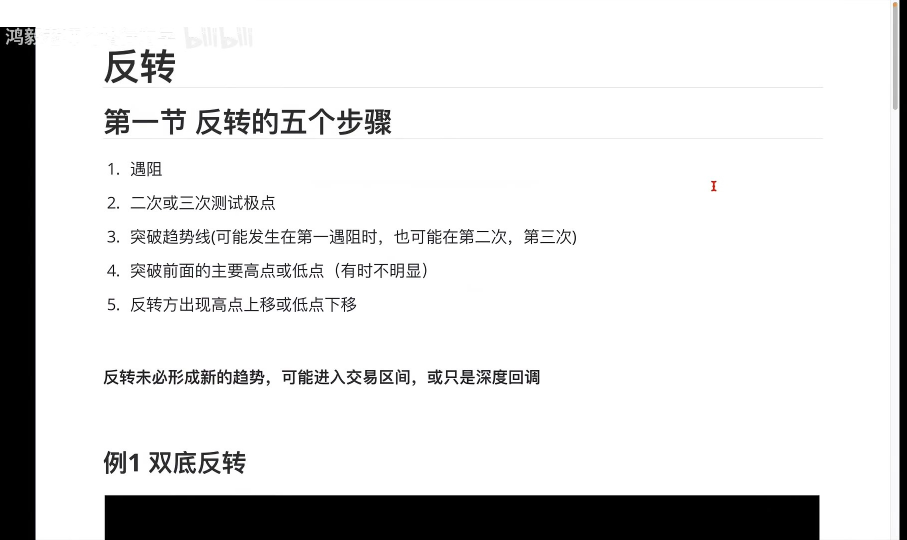
#> input picture examples/标杆课件_反转五步骤/frames_clean/V001.jpg, 1813 x 1080 px (shown at 1/2 size); its folder holds only this picture in this run
$ python -i pipeline_ops.py   (imports and definitions only)
#> lines starting #> are read from the running program, lines starting #| are printed output that depends on the picture; after the words box and inside, x2 and y2 are one past the last pixel; in counts of white or black regions, pixels touching at a corner belong together
### webapp/core/config.py
#!/usr/bin/env python3
"""系统配置 —— 所有可调参数集中在此。

优先级：环境变量 > webapp/config.json > 本文件默认值
"""
import json
import os
import shutil
import sys

# 仓库根目录（由文件位置推导，避免硬编码本机路径）
ROOT = os.path.dirname(os.path.dirname(os.path.dirname(os.path.abspath(__file__))))


WEB = os.path.join(ROOT, "webapp")
CONFIG_JSON = os.path.join(WEB, "config.json")


# 解释器能力校验缓存：{(interpreter, module): bool}
_MODULE_CACHE = {}


def _tool(env_name, *candidates, prefer="path", require_module=None):
    """外部工具定位。

    prefer="path"   → 环境变量 > PATH > 已知安装位置（ffmpeg / yt-dlp 这类独立工具）
    prefer="known"  → 环境变量 > 已知安装位置 > PATH（**解释器必须这样**）

    ★ 为什么解释器不能 PATH 优先：PATH 里的 python3 未必装了项目需要的包。
      实测踩过：PATH 的 python3 没有 faster_whisper，而 ASR 用它跑 → 直接 rc=1 失败。
      所以解释器一律"已知安装位置优先"，并且用 require_module 做能力校验，
      选一个真能 import 到目标模块的。

    require_module：给定则只接受能 import 该模块的解释器。
    """
    v = os.environ.get(env_name)
    if v and (not require_module or _has_module(v, require_module)):
        return v
    cands = list(candidates)
    if prefer == "path":
        found = [shutil.which(c) for c in cands]
        cands = [p for p in found if p] + [c for c in cands if not os.path.isabs(c)]
    for c in cands:
        if not c:
            continue
        p = c if os.path.isabs(c) else (shutil.which(c) or c)
        if not os.path.exists(p):
            continue
        if require_module and not _has_module(p, require_module):
            continue
        return p
    # 都没命中：退回第一个可用候选（报错时提示用）
    for c in cands:
        if c and os.path.exists(c):
            return c
    return cands[0] if cands else ""


def _has_module(interpreter, module):
    """解释器能否 import 某个模块（带缓存，避免每次都起进程）。"""
    if not interpreter or not os.path.exists(interpreter):
        return False
    key = (interpreter, module)
    if key in _MODULE_CACHE:
        return _MODULE_CACHE[key]
    try:
        import subprocess
        r = subprocess.run([interpreter, "-c", f"import {module}"],
                           capture_output=True, timeout=60)
        ok = (r.returncode == 0)
    except Exception:
        ok = False
    _MODULE_CACHE[key] = ok
    return ok


DEFAULTS = {
    # 路径
    "work_dir": os.path.join(ROOT, "work"),
    "uploads_dir": os.path.join(ROOT, "work", "uploads"),
    "projects_dir": os.path.join(ROOT, "work", "projects"),
    "outputs_dir": os.path.join(ROOT, "outputs"),
    "logs_dir": os.path.join(ROOT, "logs"),
    "models_dir": os.path.join(ROOT, "work", "models"),

    # 工具链（可被环境变量覆盖：FEIMAN_FFMPEG / FEIMAN_YTDLP / FEIMAN_PYTHON_ASR / FEIMAN_PYTHON）
    "ffmpeg": _tool("FEIMAN_FFMPEG", "ffmpeg",
                    "/Users/mac/.workbuddy/binaries/python/versions/3.14.3/lib/"
                    "python3.14/site-packages/imageio_ffmpeg/binaries/ffmpeg-macos-x86_64-v7.1"),
    "yt_dlp": _tool("FEIMAN_YTDLP", "yt-dlp",
                    "/Users/mac/.workbuddy/binaries/python/envs/default/bin/yt-dlp"),
    # ★ 解释器：已知安装位置优先，且必须真的能 import faster_whisper
    #   （PATH 的 python3 通常没装这个包，用它跑 ASR 会直接 rc=1）
    "python_asr": _tool("FEIMAN_PYTHON_ASR",
                        "/Users/mac/.workbuddy/binaries/python/envs/default/bin/python3",
                        "python3", prefer="known", require_module="faster_whisper"),
    "python_main": _tool("FEIMAN_PYTHON",
                         "/Users/mac/.workbuddy/binaries/python/envs/default/bin/python3",
                         sys.executable, prefer="known", require_module="numpy"),

    # ASR（本地离线）
    "asr_model": "small",          # tiny/base/small/medium/large-v3
    "asr_device": "cpu",
    "asr_compute_type": "int8",
    "asr_beam_size": 1,
    "hf_endpoint": "https://hf-mirror.com",

    # work/ 暂存区清理（见 webapp/core/cleanup.py）
    # 上传的录屏（~760M）+ 抽帧（~1100 张/任务）会持续堆积，实测三天到 6.5G。
    "cleanup": {
        "enabled": True,
        "keep_days": 7,         # 任务目录里的大件保留天数（超龄才删）
        "max_work_gb": 8,       # work/ 总量水位线（超了从最老任务整目录删）
        "interval_hours": 6,    # 自动触发间隔（服务启动 + 任务收尾时检查）
    },

    # LLM（OpenAI 兼容协议；小米 MiMo / DeepSeek / OpenAI 等通用）
    # 唯一规则：有小米（双通道 ch1/ch2 任一可达）→ 用小米；无小米 → 直接报错，绝不静默降级。
    "llm_base_url": os.environ.get("LLM_BASE_URL", ""),
    "llm_api_key": os.environ.get("LLM_API_KEY", ""),
    "llm_model": os.environ.get("LLM_MODEL", "mimo-v2.6-pro"),
    # 备用通道（例如主通道是 Token Plan、备用是按量付费）
    "llm2_base_url": os.environ.get("LLM2_BASE_URL", ""),
    "llm2_api_key": os.environ.get("LLM2_API_KEY", ""),
    "llm2_model": os.environ.get("LLM2_MODEL", "mimo-v2.6-pro"),
    "llm_timeout": 180,
    "llm_max_tokens": 8000,
    # 讲课稿一次要写完整篇（≈5600~10000 汉字 ≈ 8000~14000 token），
    # 用通用 8000 会被**截断**（实测：稿子在"——好，"处断掉，尾部收尾段/动作清单全丢，
    # 而流水线照样出稿、不报错）。所以成稿调用单独给大预算。
    "script_max_tokens": 20000,
    "script_max_tokens_retry": 32000,
    "llm_temperature": 0.7,

    # 离线引擎（ch3 本地确定性引擎）。默认 False = 关闭。
    # 关闭时：无小米 → 直接报错（唯一规则）。
    # 显式设为 True 时：无小米才退化为 ch3 本地引擎（离线、无需 key）。
    # 注意：这不是默认行为，默认就是"无小米就报错"。
    "offline_engine": False,

    # 讲课稿规格
    # ★ 时长口径 = **单期**：单期口播 5~8 分钟。
    #   2026-10-24 用户定调是"单期 8-10 分钟"，但那是愿景值——原始第一期稿实测
    #   1296 字 = 5.4 分钟/期，从未达到 8 分钟。2026-10-27 对齐到实际产出（5~8 分钟/期），
    #   与原始标杆同一量级；整篇课件时长 = 期数 × 单期时长。
    "script_target_min": 5,         # 单期目标下限（分钟）
    "script_target_max": 8,         # 单期目标上限（分钟）
    "script_speed_cpm": 240,         # 语速基准 字/分
    "style_preset": "zhangxuefeng",  # 风格预设
    "style_intensity": 3,            # 1 轻度 / 2 中度 / 3 重度

    # 抽帧自适应 —— 画面张数由内容涌现，**不设固定张数**。
    # 规则：①同一屏画面只留一张（视觉距离 < 阈值即判同屏，保留墨迹量最高的那张）
    #      ②每期至少 1 张（期级覆盖，防课件稀疏）
    #      ③不设总数上限 —— 上限天然等于段数
    "frame_dedupe_th": 0.03,         # 同屏判定阈值。由 scripts/analyze_frame_diversity.py 实测标定：
                                     # 噪声地板 0.022（光标/标注造成的微差）之上、下一档 0.035 之下
    "frame_min_per_part": 1,        # 每期保底张数
    "max_diagrams": 8,               # 自制图安全上限（仅防 LLM 过度标记，非目标值）
    "max_diagrams_doc": 15,          # 文档来源的安全上限（文档无原画面，图全靠自制）
    "doc_formats": [".md", ".markdown", ".txt", ".text", ".docx", ".doc",
                    ".rtf", ".html", ".htm", ".pdf"],

    # 画面
    "frame_interval_sec": 10,
    "frame_width": 1400,
    "max_video_seconds": 3600,       # 上限 1 小时
    "max_upload_mb": 2048,            # 上限 2GB（录屏文件普遍 1GB+）
}


# [46 lines left out: functions load, llm_ready, llm_channels, not called in this run]

### webapp/core/pipeline_ops.py
#!/usr/bin/env python3
"""核心业务：两条链路的实际执行。

链路 A：B 站 URL → 风格化讲课稿
    download → extract_audio → ASR → 场景切分 → 抽帧 → 画面加工
    → 忠实逐字稿 → LLM 风格化 → 自检

链路 B：上传本地视频 → 评估 → 改进稿
    upload → extract_audio → ASR → 指标/画面分析 → 与稿子对账
    → LLM 生成改进稿 → 自检

所有外部调用都写日志；阶段失败显式抛出，不静默吞。
"""
import json
import os
import re
import shutil
import subprocess
import time

from . import config as cfgmod
from . import styles

# 仓库根目录（由文件位置推导，避免硬编码本机路径）
ROOT = os.path.dirname(os.path.dirname(os.path.dirname(os.path.abspath(__file__))))


# [15 lines left out: function extract_markdown, not called in this run]

CN = re.compile(r"[\u4e00-\u9fff]")


# ================================================================ 工具函数
# [83 lines left out: functions run_cmd, ffprobe_duration, extract_audio, not called in this run]


# ================================================================ ASR
# 注意：模板用 {name} 占位 + str.replace 注入，
# 不用 % 格式化 —— 脚本正文里有大量 %02d、%(...) 等 printf 记号，
# 用 % 格式化会与之冲突（not enough arguments for format string）。
_ASR_SCRIPT = r'''
import os, sys, json, time
os.environ.setdefault("HF_ENDPOINT", "@ENDPOINT@")
from faster_whisper import WhisperModel

# 仓库根目录（由文件位置推导，避免硬编码本机路径）
ROOT = os.path.dirname(os.path.dirname(os.path.dirname(os.path.abspath(__file__))))

wav, out = sys.argv[1], sys.argv[2]
t0 = time.time()
model = WhisperModel("@MODEL@", device="@DEVICE@", compute_type="@CTYPE@")
print("MODEL_LOADED %.1f" % (time.time()-t0), flush=True)
t1 = time.time()
segs, info = model.transcribe(wav, language="zh", beam_size=@BEAM@,
                              vad_filter=True, condition_on_previous_text=False)
n = 0
last_p = -1.0
total = getattr(info, "duration", None) or 0
with open(out, "w", encoding="utf-8") as fh:
    fh.write("# ASR 转写\n\n")
    for s in segs:
        st = int(s.start // 60); ss = s.start - st * 60
        en = int(s.end // 60); es = s.end - en * 60
        fh.write("[%02d:%06.3f-%02d:%06.3f] %s\n" % (st, ss, en, es, s.text.strip()))
        n += 1
        if total and s.end:
            p = min(1.0, s.end / total)
            if p - last_p >= 0.05:
                print("PROGRESS %.3f" % p, flush=True)
                last_p = p
print("PROGRESS 1.000", flush=True)
print("TRANSCRIBE_DONE %d %.1f" % (n, time.time()-t1), flush=True)
'''


# [94 lines left out: functions run_asr, download_video, parse_asr_file, not called in this run]


def asr_to_text(segs):
    return "\n".join(f"[{int(s//60):02d}:{s%60:06.3f}-{int(e//60):02d}:{e%60:06.3f}] {t}"
                      for s, e, t in segs)


# ================================================================ LLM
# [297 lines left out: functions call_llm, call_llm_stream, build_visual_assets, not called in this run]


# ================================================================ 画面加工（可复用）
def _find_toolbar(gray):
    """找白板/录屏工具栏（调色板/工具条）区域，返回 (x0,y0,x1,y1) 或 None。"""
    import numpy as np
    h, w = gray.shape
    x0, y0 = int(w * 0.55), int(h * 0.78)
    reg = gray[y0:, x0:].astype(np.float32)
    if reg.size == 0:
        return None
    rv = np.abs(np.diff(reg, axis=0)).mean(axis=1)
    hr = np.where(rv > 6)[0]
    if len(hr) == 0:
        return None
    top, bot = y0 + int(hr.min()), y0 + int(hr.max()) + 2
    strip = gray[top:bot, x0:].astype(np.float32)
    cv = np.abs(np.diff(strip, axis=1)).mean(axis=0)
    hc = np.where(cv > 6)[0]
    if len(hc) == 0:
        return None
    left, right = x0 + int(hc.min()), x0 + int(hc.max()) + 2
    if (right - left) > w * 0.45 or (bot - top) > h * 0.25 or right < w * 0.80:
        return None
    return (left, top, min(w, right + 4), min(w, bot + 4))


def clean_course_frame(src, dst):
    """清理一帧录屏画面，让它能直接进课件：

    1) 抹白板工具栏/调色板（右下）
    2) 抹左上角的录制软件标尺（如 "1440×900"）—— 用区域**中位色**填充，
       不用"复制下方像素"（那会把水印复制一份，出现两层重复水印）
    3) 裁掉右侧白边与右侧滚动条
    4) 裁掉底部下一张图的边缘（裁到主体内容块为止）
    失败时保留原图（不静默丢帧）。
    """
#> called with dst = 'out.png'
    import numpy as np
    from PIL import Image
    try:
        im = Image.open(src).convert("RGB")
#> im is the input picture: PIL image 1813x1080 RGB; mean R, G, B 221, 221, 221.1
        gray = np.asarray(im.convert("L"))
        a = np.asarray(im).astype(np.int16)
        h, w = gray.shape

        # 1) 工具栏/调色板
        tb = _find_toolbar(gray)
#> in _find_toolbar, `reg = gray[y0:, x0:].astype(np.float32)`:
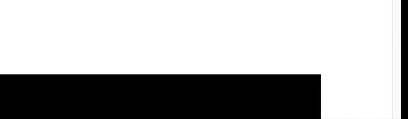
#> reg: shape (238, 816) float32 (shown at 1/2 size); min 0, max 255, mean 175.1
#> in _find_toolbar, `rv = np.abs(np.diff(reg, axis=0)).mean(axis=1)`: rv = 237 values, max 122.6 at index 148, min 0 at index 0, mean 0.881
#> in _find_toolbar, `hr = np.where(rv > 6)[0]`: hr = [147, 148]
#> in _find_toolbar, `top, bot = y0 + int(hr.min()), y0 + int(hr.max()) + 2`: top = 989; bot = 992
#> in _find_toolbar, `cv = np.abs(np.diff(strip, axis=1)).mean(axis=0)`: cv = 815 values, max 232 at index 801, min 0 at index 0, mean 0.624
#> in _find_toolbar, `hc = np.where(cv > 6)[0]`: hc = [638, 640, 641, 783, 784, 785, 800, 801]
#> in _find_toolbar, `left, right = x0 + int(hc.min()), x0 + int(hc.max()) + 2`: left = 1635; right = 1800
#> tb = (1635, 989, 1804, 996)
        if tb:
            x0, y0, x1, y1 = tb
#> x0 = 1635; y0 = 989; x1 = 1804; y1 = 996
            reg = a[y0:y1, x0:x1]
            if reg.size:
                mx, mn = reg.max(axis=2), reg.min(axis=2)
                sat = np.where(mx > 0, (mx - mn) / np.maximum(mx, 1), 0)
                if int((sat > 0.35).sum()) >= 40:
                    src_x = max(0, x0 - 80)
                    patch = a[y0:y1, src_x:x0]
                    if patch.shape[1] > 0:
                        a[y0:y1, x0:x1] = np.repeat(patch[:, -1:, :], x1 - x0, axis=1)

        # 2) 左上角标尺 + 水印 → 中位色填充（不复制下方像素，避免水印重复）
        ry, rx = int(h * 0.05), int(w * 0.28)
        if ry > 4 and rx > 4:
            corner = a[0:ry, 0:rx]
            if corner.size and (corner.max(axis=2) > 225).mean() > 0.5:
                med = np.median(corner.reshape(-1, 3), axis=0).astype(np.int16)
#> med = [255, 255, 255]
                a[0:ry, 0:rx] = med
#> a: shape (1080, 1813, 3) int16; mean R, G, B 221, 221, 221.1

        # 3) 裁到**内容区**
        #    水平：按局部对比度(细节)找内容列 → 去掉左右均匀界面底色/黑边/滚动条
        #    垂直：先定主体暗块(深色画布的图表)，再向下吸收其后的文字行(标题/说明)，
        #          遇到下一块图表就停 → 去掉底部露出的下一张图
        from PIL import ImageFilter
        grayl = im.convert("L")
        blurred = np.asarray(grayl.filter(ImageFilter.BoxBlur(9)), dtype=np.int16)
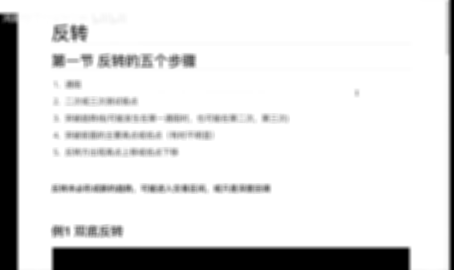
#> blurred: shape (1080, 1813) int16 (shown at 1/4 size); min 0, max 255, mean 221
        detail = np.abs(np.asarray(grayl, dtype=np.int16) - blurred)
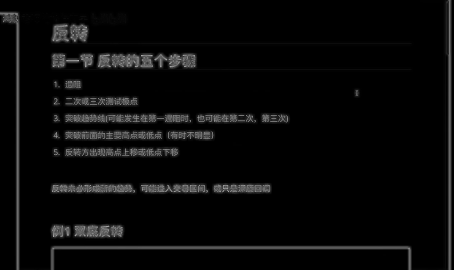
#> detail: shape (1080, 1813) int16 (shown at 1/4 size); min 0, max 240, mean 9
        dmask = detail > 14
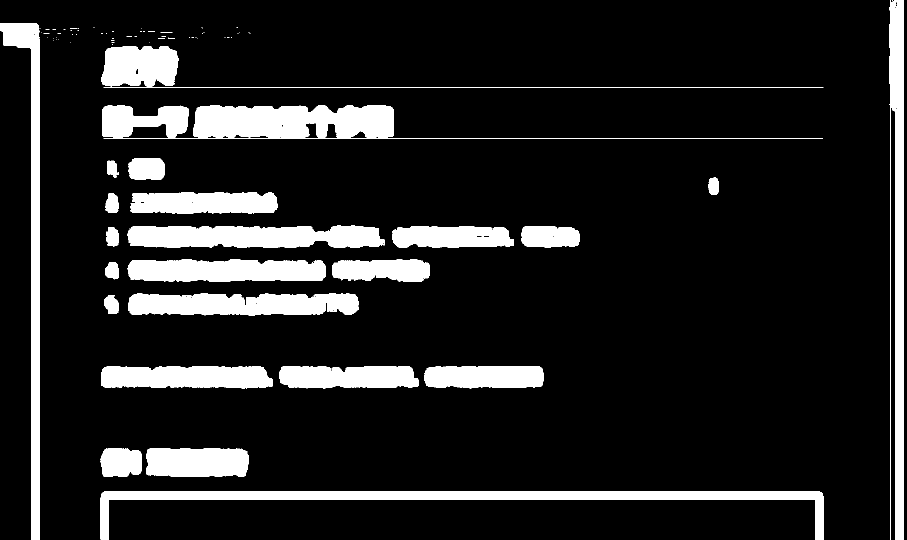
#> dmask: shape (1080, 1813) bool (shown at 1/2 size); 12.8% white; 84 white regions (57 under 20 px), largest, box (x1, y1, x2, y2) and area: (201, 982, 1648, 1080) 27202, (207, 210, 1646, 278) 24254, (1779, 0, 1807, 1080) 20840
        col_d = dmask.sum(axis=0)
#> col_d = 1813 values, max 1080 at index 1795, min 0 at index 81, mean 138.6
        cols_ok = np.where(col_d > h * 0.012)[0]
#> cols_ok = 1553 values from 0 to 1806
        if len(cols_ok) > 20:
            c0 = max(0, int(cols_ok[0]) - 6)
#> c0 = 0
            c1 = min(w, int(cols_ok[-1]) + 7)
#> c1 = 1813
            if (c1 - c0) > w * 0.25:
                a = a[:, c0:c1]
        # 垂直：主体暗块
        cw = max(1, a.shape[1])
        dark_frac = (np.asarray(grayl, dtype=np.int16) < 90).sum(axis=1) / cw
#> dark_frac = 1080 values, max 0.835 at index 991, min 0.00772 at index 0, mean 0.131
        blocks, st = [], None
        for i, f in enumerate(dark_frac):
            if f > 0.35 and st is None:
                st = i
            elif f <= 0.35 and st is not None:
                blocks.append((st, i))
                st = None
#> this loop made 1080 passes
#> st on pass 992: 991
#> after the loop, blocks = []; st = 991
        if st is not None:
            blocks.append((st, len(dark_frac)))
        blocks = [b for b in blocks if (b[1] - b[0]) > h * 0.15]
        if blocks:
            bs, be = max(blocks, key=lambda x: x[1] - x[0])
            # 向下吸收文字行（浅底 + 少量墨迹），最多 20% 高度
            limit = min(h, be + int(h * 0.20))
            y = be
            while y < limit:
                if dark_frac[y] > 0.35:
                    break
                y += 1
            if y > be and (y - be) > h * 0.02:
                be = y
            if be < a.shape[0] - 2 and be > h * 0.3:
                a = a[:be, :]

        if a.shape[0] < 120 or a.shape[1] < 120:
            raise ValueError("裁剪后画面过小，放弃清理")
        Image.fromarray(a.astype(np.uint8)).save(dst, quality=92)
        return True
    except Exception:
        try:
            import shutil
            shutil.copy2(src, dst)
        except Exception:
            pass
        return False


# ================================================================ 稿件组装
# [127 lines left out: functions assemble_script_md, load_quality_module, self_check, not called in this run]

>>> result = clean_course_frame('../../examples/标杆课件_反转五步骤/frames_clean/V001.jpg', 'out.png')

$ run again, on examples/标杆课件_反转五步骤/frames_clean/V002.jpg
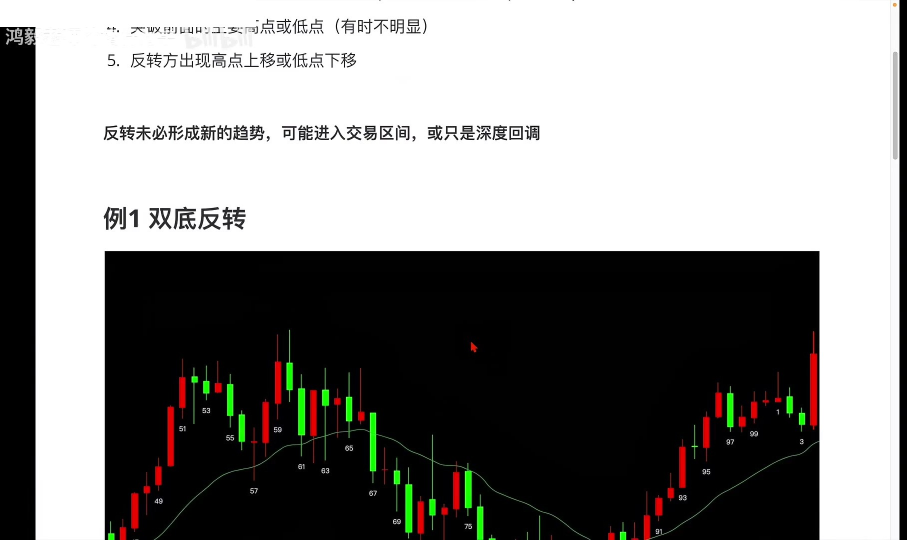
#> input picture examples/标杆课件_反转五步骤/frames_clean/V002.jpg, 1813 x 1080 px (shown at 1/2 size)
#> in clean_course_frame, im is the input picture: PIL image 1813x1080 RGB; mean R, G, B 136.3, 135.7, 134.3
#> in _find_toolbar, `reg = gray[y0:, x0:].astype(np.float32)`:
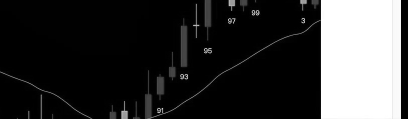
#> reg: shape (238, 816) float32 (shown at 1/2 size); min 0, max 255, mean 53.5
#> rv = 237 values, max 4.28 at index 221, min 0.0662 at index 0, mean 1.47
#> hr = empty array
#> med = [255, 255, 255]
#> in clean_course_frame, `dmask = detail > 14`:
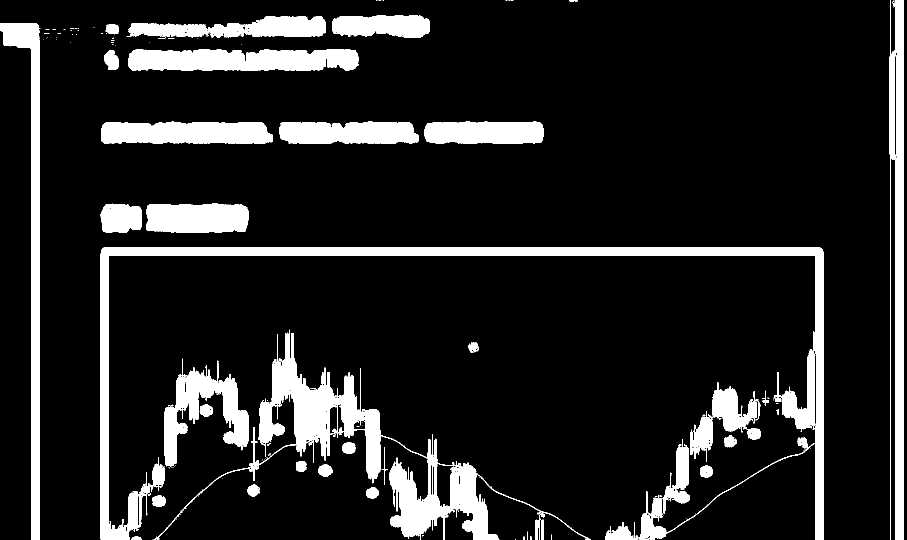
#> dmask: shape (1080, 1813) bool (shown at 1/2 size); 12.9% white; 176 white regions (115 under 20 px), largest, box (x1, y1, x2, y2) and area: (201, 494, 1648, 1080) 46832, (307, 659, 1182, 1080) 31993, (1779, 0, 1807, 1080) 20756
#> col_d = 1813 values, max 1080 at index 1795, min 0 at index 81, mean 139.2
#> cols_ok = 1553 values from 0 to 1806
#> c0 = 0
#> c1 = 1813
#> dark_frac = 1080 values, max 0.835 at index 502, min 0.00772 at index 2, mean 0.467
#> the loop in clean_course_frame, `for i, f in enumerate(dark_frac):` made 1080 passes
#> st on pass 503: 502
#> after the loop in clean_course_frame, `for i, f in enumerate(dark_frac):`: blocks = []; st = 502
#> in clean_course_frame, `blocks = [b for b in blocks if (b[1] - b[0]) > h * 0.15]`: blocks = [(502, 1080)]
#> bs = 502; be = 1080
